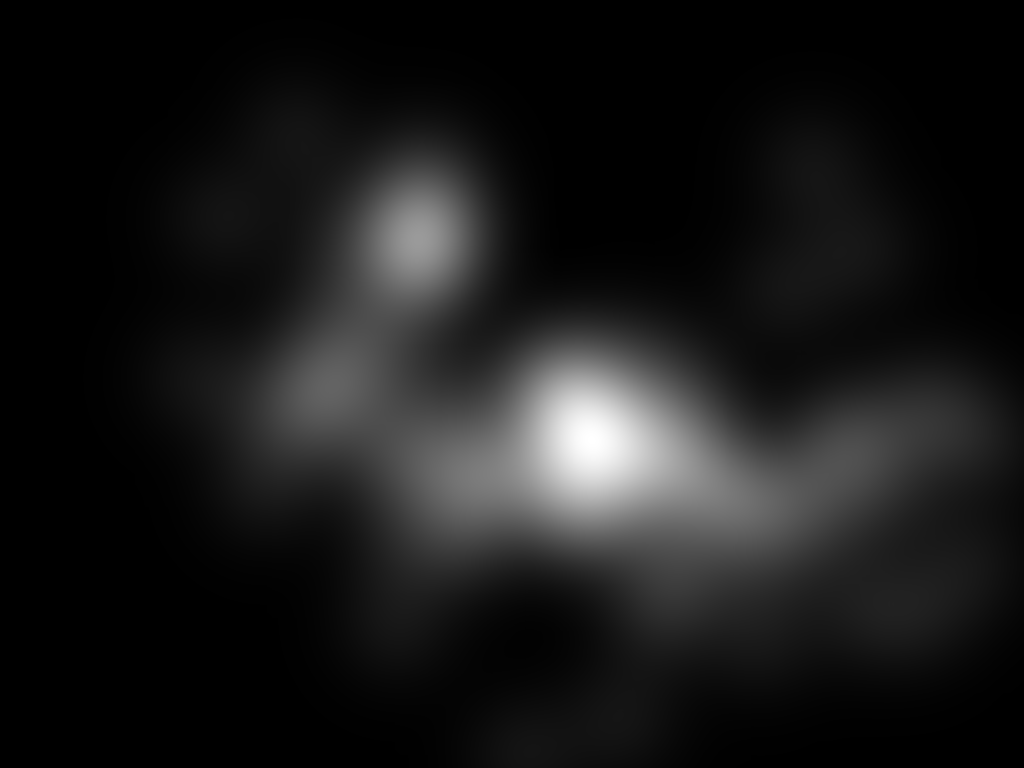
%> input picture Saliency4asd/TrainingData/ASD_FixMaps/(105).png, 1024 x 768 px; its folder holds only this picture in this run
$ octave SaliencyMaskEvaluator.m   (GNU Octave 9; MATLAB toolbox functions it lacks are replaced by stand-ins)
%> lines starting %> are read from the running program, lines starting %| are printed output that depends on the picture; in (x1, y1, x2, y2) boxes, pixels count from 0 and x2, y2 are one past the last pixel; in counts of white or black regions, pixels touching at a corner belong together; the program's own positions count from 1
### Threshold.m
%% Q1

% This function is used to adaptively threshold a given input image, img.
% The thresholding is achieved through an iterative process.

function binarized_image = Threshold(img)

    % define delta T
    delta_T = eps;

    % create a variable to store the running delta
    running_delta = realmax; % longest positive floating point number

    % define intial value of T
    T = 0.5;

    % read the image
    img = im2gray(img);
%> img is the input picture: size 768x1024 uint8; min 0, max 255, mean 25.1
    img = im2double(img); % scale intensities between [0,1]
%> img: size 768x1024 double

    while running_delta > delta_T

        G = img;
        G(img > T) = 1;
        G(img <= T) = 0;

        % Compute m1
        m1 = sum(sum(img(G == 1)));
        m1 = m1 / sum(sum(G == 1));

        % Compute m2
        m2 = sum(sum(img(G == 0)));
        m2 = m2 / sum(sum(G == 0));

        new_T = 0.5 * (m1 + m2);
        running_delta = abs(new_T - T);
        T = new_T;

    end
%> this loop made 9 passes
%> (m1, m2, new_T, running_delta, T) on passes 1 to 8: (0.679, 0.0772, 0.378, 0.122, 0.378), (0.565, 0.0655, 0.315, 0.0628, 0.315), (0.496, 0.0564, 0.276, 0.0389, 0.276), (0.453, 0.0492, 0.251, 0.025, 0.251), (0.433, 0.0457, 0.239, 0.0117, 0.239), (0.424, 0.0439, 0.234, 0.00561, 0.234), (0.417, 0.0428, 0.23, 0.00374, 0.23), (0.414, 0.0422, 0.228, 0.00186, 0.228)
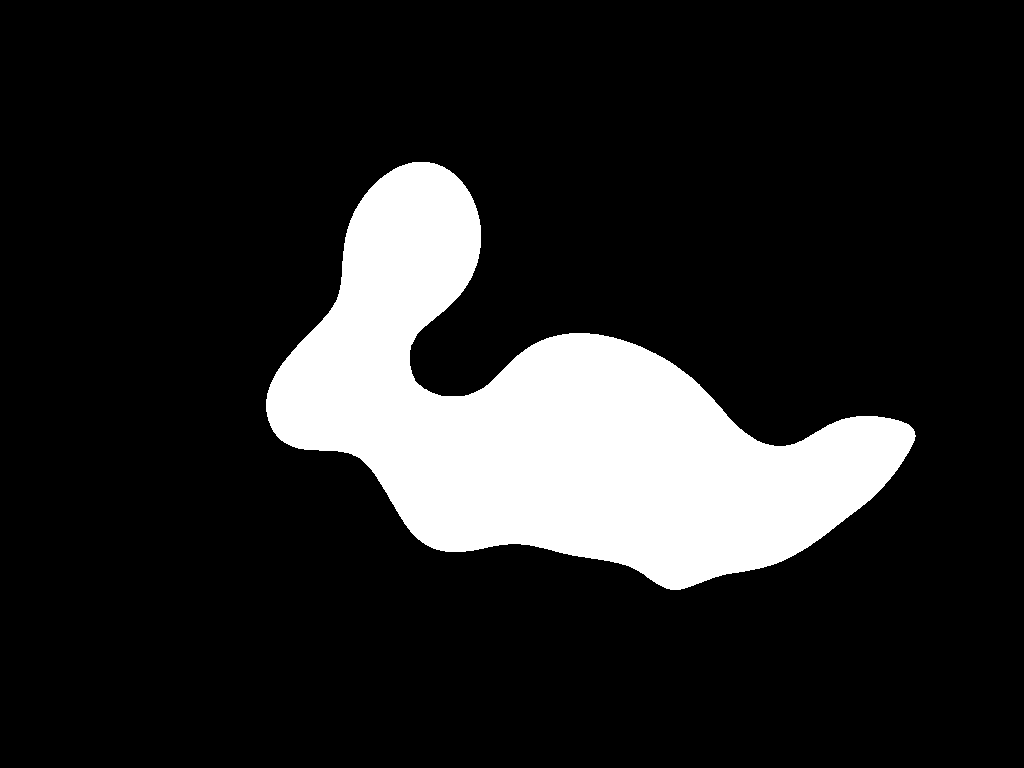
%> G: size 768x1024 double; values 0 (black) and 1 (white), 15.1% white; 1 white region, box (x1, y1, x2, y2) and area: (266, 162, 916, 590) 118452

    % At this point, I have the threshold value
    % Time to apply the thresholding to binarize the input image
    binarized_image = img;
    binarized_image(binarized_image >= T) = 1;
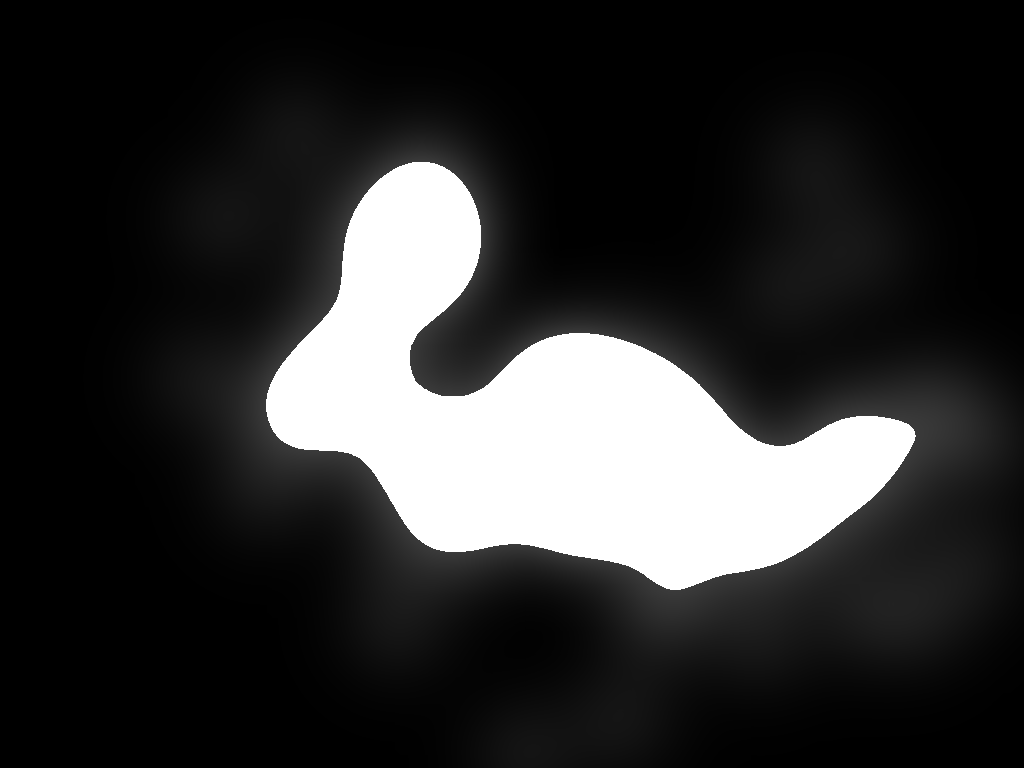
%> binarized_image: size 768x1024 double; min 0, max 1, mean 0.186
    binarized_image(binarized_image < T) = 0;


### SaliencyMaskEvaluator.m
%% Code for evaluating saliency models
% Author: Sajeeb Roy Chowdhury
% Date: Mar 28, 2025

%% Description

% This file contains the necessary code for evaluating the output of the
% saliency models using several evaluation metrics.

% This file only evaluates the following evaluation metrics:
% AUC_Borji
% AUC_Judd
% AUC_shuffled
% CC
% EMD
% Info Gain
% KLdiv
% NSS

%% Generate the segmentation masks for the ground truth ASD Fixation Maps

clc;

% Define the path to the Ground Truth directory
imageDir = fullfile('Saliency4asd', 'TrainingData', 'ASD_FixMaps');
imageFiles = dir(fullfile(imageDir, '*.png'));
num_images = length(imageFiles);

% Loop through each image
for k = 1:num_images
    imagePath = fullfile(imageDir, imageFiles(k).name);
    out = Threshold(imread(imagePath));
    [~, imageName, ~] = fileparts(imagePath);  % Extract base image name
    outputFilename = fullfile('scratch/GT/ASD', sprintf('%s.png', imageName));
    imwrite(mat2gray(out), outputFilename);
end

%% Generate the segmentation masks for the ground truth TD Fixation Maps

% Define the path to the Ground Truth directory
imageDir = fullfile('Saliency4asd', 'TrainingData', 'TD_FixMaps');
imageFiles = dir(fullfile(imageDir, '*.png'));
num_images = length(imageFiles);

% Loop through each image
for k = 1:num_images
    imagePath = fullfile(imageDir, imageFiles(k).name);
    out = Threshold(imread(imagePath));
    [~, imageName, ~] = fileparts(imagePath);  % Extract base image name
    outputFilename = fullfile('scratch/GT/TD', sprintf('%s.png', imageName));
    imwrite(mat2gray(out), outputFilename);
end

%%
clc;
% Add the saliency performance metric toolbox path
addpath(fullfile(pwd, 'saliency', 'code_forMetrics'));
addpath(fullfile(pwd, 'saliency', 'code_forMetrics', 'FastEMD'));

%% Compute Performance table for TD Fixation maps

clc;


function performance_metric = computePerformaneMetric(modelName)
    performance = struct( ...
        'AUC_Borji', [0.0 0.0 0.0], ...
        'AUC_Judd', [0.0 0.0 0.0 0.0], ...
        'AUC_shuffled', [0.0 0.0 0.0], ...
        'CC', 0.0, ...
        'EMD', [0.0 0.0 0.0], ...
        'InfoGain', 0.0, ...
        'KLdiv', 0.0, ...
        'NSS', 0.0 ...
    );

    saliencyDir = fullfile('scratch', 'raw', modelName);
    saliencyFiles = dir(fullfile(saliencyDir, '*.png'));
    num_images = length(saliencyFiles);

    for k = 1:num_images
        disp([modelName ':' num2str(k)]);
        saliencyPath = fullfile(saliencyDir, saliencyFiles(k).name);
        [~, saliencyFileName, ~] = fileparts(saliencyPath);  % Extract base image name
        fixationFilename = fullfile('scratch/GT/TD', sprintf('%s.png', saliencyFileName));
        fixationSaliencyMapFilename = fullfile('Saliency4asd/TrainingData/TD_FixMaps', sprintf('%s.png', saliencyFileName));

        saliencyImg = imresize(im2double(imread(saliencyPath)), [256 256]);
        fixationMap = imresize(im2double(imread(fixationFilename)), [256 256]);
        fixationSaliencyMap = imresize(im2double(imread(fixationSaliencyMapFilename)), [256 256]);

        performance.AUC_Borji = performance.AUC_Borji + AUC_Borji(saliencyImg, fixationMap);
        performance.AUC_Judd = performance.AUC_Judd + AUC_Judd(saliencyImg, fixationMap);
        % performance.AUC_shuffled = AUC_shuffled();
        performance.CC = performance.CC + CC(saliencyImg, fixationSaliencyMap);
        % performance.EMD = EMD(saliencyImg, fixationSaliencyMap);
        % performance.InfoGain = InfoGain(saliencyImg, fixationMap);
        performance.KLdiv = performance.KLdiv + KLdiv(saliencyImg, fixationSaliencyMap);
        performance.NSS = performance.NSS + NSS(saliencyImg, fixationMap);
    end

        performance.AUC_Borji = performance.AUC_Borji ./ num_images;
        performance.AUC_Judd = performance.AUC_Judd ./ num_images;
        % performance.AUC_shuffled = AUC_shuffled();
        performance.CC = performance.CC / num_images;
        % performance.EMD = EMD(saliencyImg, fixationSaliencyMap);
        % performance.InfoGain = InfoGain(saliencyImg, fixationMap);
        performance.KLdiv = performance.KLdiv / num_images;
        performance.NSS = performance.NSS / num_images;

        performance_metric = performance;
end

performance_metric_fes = computePerformaneMetric('FES');
performance_metric_dvs = computePerformaneMetric('Dynamic_Visual_Attention');
performance_metric_covsal = computePerformaneMetric('CovSal');


%% Compute Performance table for ASD Fixation maps

clc;


function performance_metric = computePerformaneMetricASD(modelName)
    performance = struct( ...
        'AUC_Borji', [0.0 0.0 0.0], ...
        'AUC_Judd', [0.0 0.0 0.0 0.0], ...
        'AUC_shuffled', [0.0 0.0 0.0], ...
        'CC', 0.0, ...
        'EMD', [0.0 0.0 0.0], ...
        'InfoGain', 0.0, ...
        'KLdiv', 0.0, ...
        'NSS', 0.0 ...
    );

    saliencyDir = fullfile('scratch', 'raw', modelName);
    saliencyFiles = dir(fullfile(saliencyDir, '*.png'));
    num_images = length(saliencyFiles);

    for k = 1:num_images
        disp([modelName ':' num2str(k)]);
        saliencyPath = fullfile(saliencyDir, saliencyFiles(k).name);
        [~, saliencyFileName, ~] = fileparts(saliencyPath);  % Extract base image name
        fixationFilename = fullfile('scratch/GT/ASD', sprintf('%s.png', saliencyFileName));
        fixationSaliencyMapFilename = fullfile('Saliency4asd/TrainingData/ASD_FixMaps', sprintf('%s.png', saliencyFileName));

        saliencyImg = imresize(im2double(imread(saliencyPath)), [256 256]);
        fixationMap = imresize(im2double(imread(fixationFilename)), [256 256]);
        fixationSaliencyMap = imresize(im2double(imread(fixationSaliencyMapFilename)), [256 256]);

        performance.AUC_Borji = performance.AUC_Borji + AUC_Borji(saliencyImg, fixationMap);
        performance.AUC_Judd = performance.AUC_Judd + AUC_Judd(saliencyImg, fixationMap);
        % performance.AUC_shuffled = AUC_shuffled();
        performance.CC = performance.CC + CC(saliencyImg, fixationSaliencyMap);
        % performance.EMD = EMD(saliencyImg, fixationSaliencyMap);
        % performance.InfoGain = InfoGain(saliencyImg, fixationMap);
        performance.KLdiv = performance.KLdiv + KLdiv(saliencyImg, fixationSaliencyMap);
        performance.NSS = performance.NSS + NSS(saliencyImg, fixationMap);
    end

        performance.AUC_Borji = performance.AUC_Borji ./ num_images;
        performance.AUC_Judd = performance.AUC_Judd ./ num_images;
        % performance.AUC_shuffled = AUC_shuffled();
        performance.CC = performance.CC / num_images;
        % performance.EMD = EMD(saliencyImg, fixationSaliencyMap);
        % performance.InfoGain = InfoGain(saliencyImg, fixationMap);
        performance.KLdiv = performance.KLdiv / num_images;
        performance.NSS = performance.NSS / num_images;

        performance_metric = performance;
end

performance_metric_fes_asd = computePerformaneMetricASD('FES');
performance_metric_dvs_asd = computePerformaneMetricASD('Dynamic_Visual_Attention');
performance_metric_covsal_asd = computePerformaneMetricASD('CovSal');

$ run again, on Saliency4asd/TrainingData/TD_FixMaps/(100).png
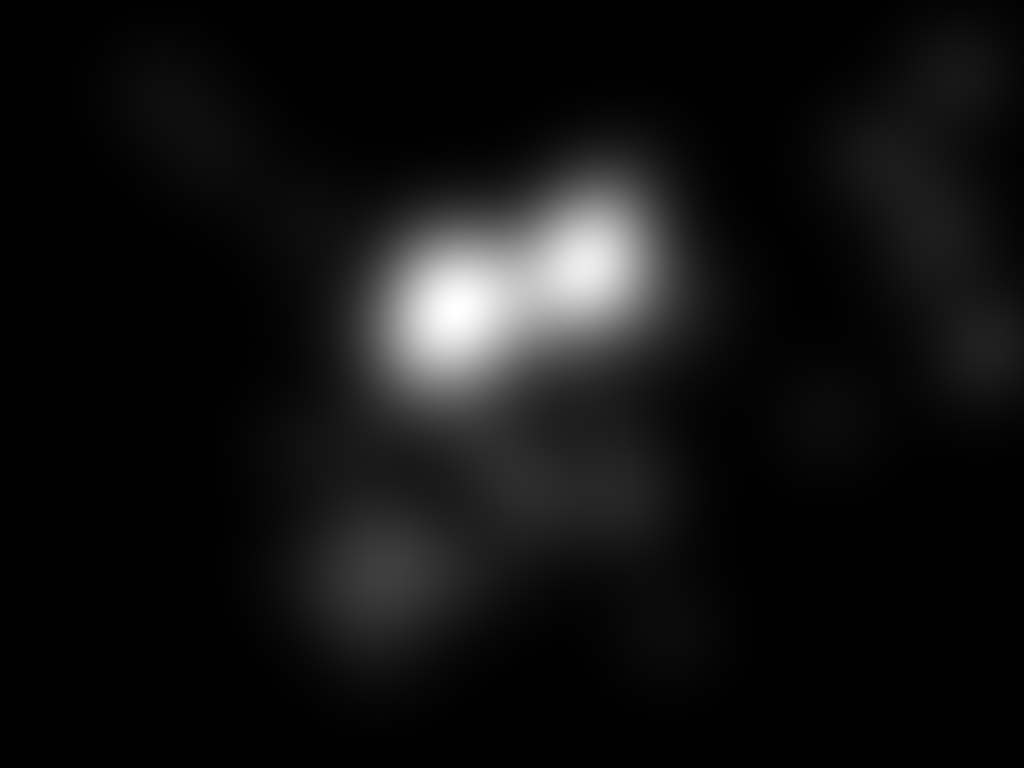
%> input picture Saliency4asd/TrainingData/TD_FixMaps/(100).png, 1024 x 768 px
%> in Threshold, img is the input picture: size 768x1024 uint8; min 0, max 255, mean 17.8
%> img: size 768x1024 double
%> the loop in Threshold, `while running_delta > delta_T` made 7 passes
%> (m1, m2, new_T, running_delta, T) on passes 1 to 7: (0.723, 0.0442, 0.384, 0.116, 0.384), (0.655, 0.0393, 0.347, 0.0365, 0.347), (0.632, 0.0378, 0.335, 0.0121, 0.335), (0.624, 0.0374, 0.331, 0.00416, 0.331), (0.622, 0.0372, 0.329, 0.00138, 0.329), (0.619, 0.037, 0.328, 0.00141, 0.328), (0.619, 0.037, 0.328, 0, 0.328)
%> after the loop in Threshold, `while running_delta > delta_T`:
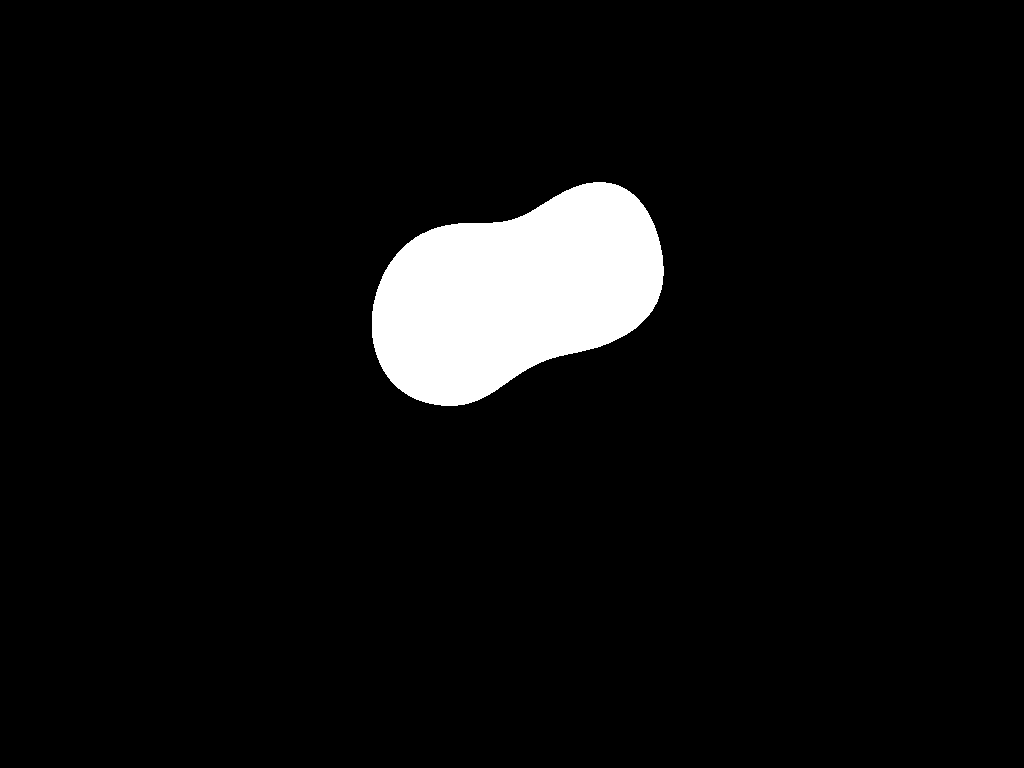
%> G: size 768x1024 double; values 0 (black) and 1 (white), 5.6% white; 1 white region, box (x1, y1, x2, y2) and area: (372, 182, 664, 406) 44145
%> in Threshold, `binarized_image(binarized_image >= T) = 1;`:
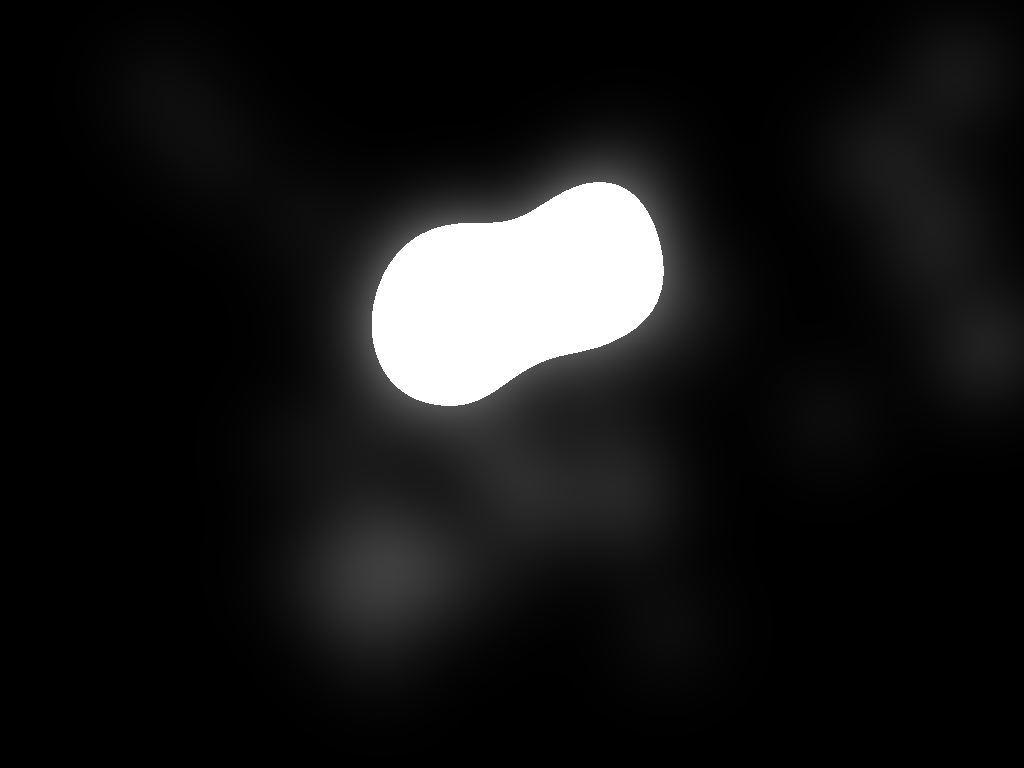
%> binarized_image: size 768x1024 double; min 0, max 1, mean 0.0911
